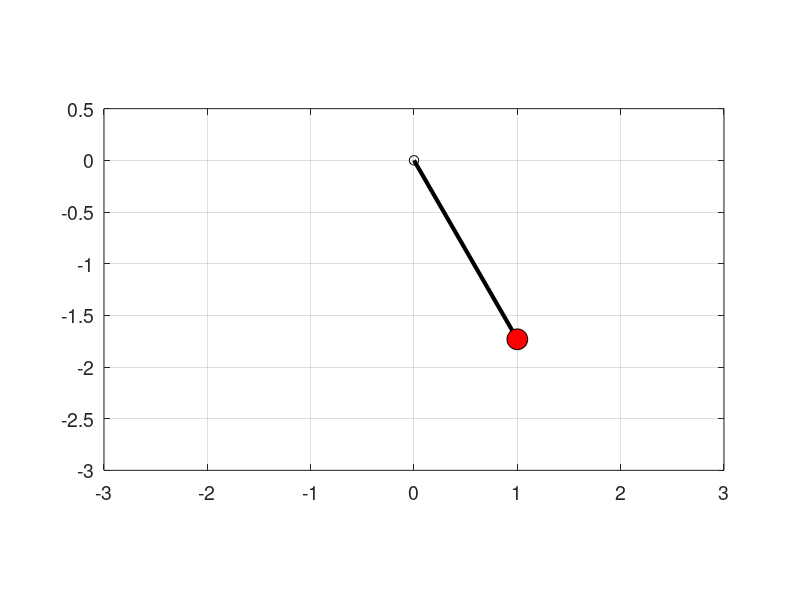

This figure's MATLAB source: (Note: this script raises an error after producing the figure.)
%% Entering the initial data

clc;
clear;



theta = 30, %input('Initial angular displacement of the pendulum = ');
theta = theta * pi / 180; % convert from degrees to radians

tfinal = 50; %input('Final time tfinal = ');

data_init = [0 -2]'; % pendulum length
R = [cos(theta) -sin(theta); sin(theta) cos(theta)]; % rotation matrix
data = R * data_init; % initial pendulum position

bar = line('xdata', [0 data(1)], 'ydata', [0 data(2)], 'linewidth', 3);
mass = line('xdata', data(1), 'ydata', data(2), 'marker', 'o', ...
    'markersize', 15, 'markerfacecolor', 'r');
hinge = line('xdata', 0, 'ydata', 0, 'marker', 'o', 'markersize', 7);

axis([-3 3 -3 0.5]);
grid on;
set(gca, 'fontsize', 14);
set(gca, 'dataaspectratio', [1 1 1]);
box on;


%Init Conditions
dt = 0.05; % step-size for solving differential equations can be arbitrarily selected
t = 0; % initial time
thetadot = 0; % initial angular speed





% Set up the video writer object
vidObj = VideoWriter(fullfile(pwd, 'myPendulumVideo.mp4'), 'MPEG-4'); 
vidObj.FrameRate = 30; % Set a frame rate (e.g., 30 fps)
open(vidObj);

% Simulation loop
for i = 1:floor(tfinal / dt)
    t = t + dt;
    
    theta = theta + thetadot * dt;
    thetadot = thetadot - 5 * sin(theta) * dt - 0.001 * thetadot; % friction term
    R = [cos(theta) -sin(theta); sin(theta) cos(theta)];
    data_new = R * data_init;
    
    % Change the property values of the bar and hinge objects
    set(bar, 'xdata', [0 data_new(1)], 'ydata', [0 data_new(2)]);
    set(mass, 'xdata', data_new(1), 'ydata', data_new(2));
    set(hinge, 'xdata', 0, 'ydata', 0);
    
    drawnow;
    
    % Get the current frame and write it to the video file
    currentFrame = getframe(gcf); % Get the current figure frame
    writeVideo(vidObj, currentFrame);
end

% Close the video writer object
close(vidObj);


return
